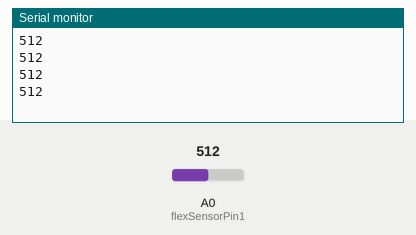
Bench run of a sketch on a simulated Arduino Uno, built with avr-gcc and run on an emulated ATmega328P. Parts: the last lines printed to the serial monitor. The inputs (shaded band) are chosen by the test bench; at power-on: A0 (flexSensorPin1) = 512.

Above: at 4.2 s.
4.3 s: A0 (flexSensorPin1) set to 716
At 4.74 s:
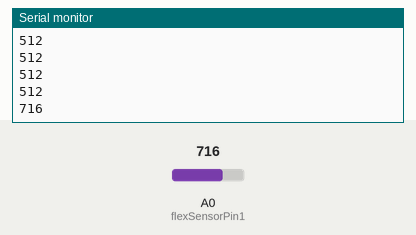
5.8 s: A0 (flexSensorPin1) set to 900
At 5.96 s:
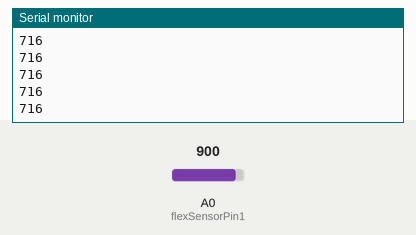
Timing chart, 0 to 8.8 s (numbered marks = the images above; inputs shaded):
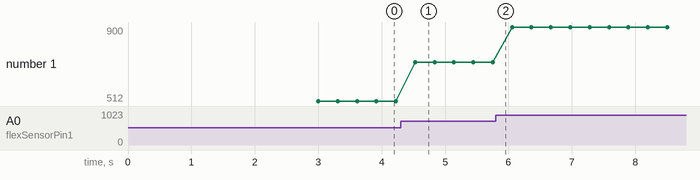

Measured:
- after the input at 4.3 s, the serial monitor: prints a new line after 0.23 s (image 1)
- plotted number 1: 512 → 716 after the input at 4.3 s, 716 → 900 after the input at 5.8 s

The sketch:

Flex_Bluetooth_HC_05_Adnan.ino
```cpp
/* Serial Loop */
int flexSensorPin1 = A0; //analog pin 0
int flexSensorReading1 = 0;
#include <SoftwareSerial.h>

#define rxPin 10
#define txPin 11

SoftwareSerial BTSerial(rxPin, txPin);

void setup() {
  Serial.begin(9600);
  delay(3000);
  BTSerial.begin(9600);
}

void loop() {
  flexSensorReading1 = analogRead(flexSensorPin1);
  Serial.println(flexSensorReading1);
  BTSerial.println(flexSensorReading1);
  delay(300);
}
```
